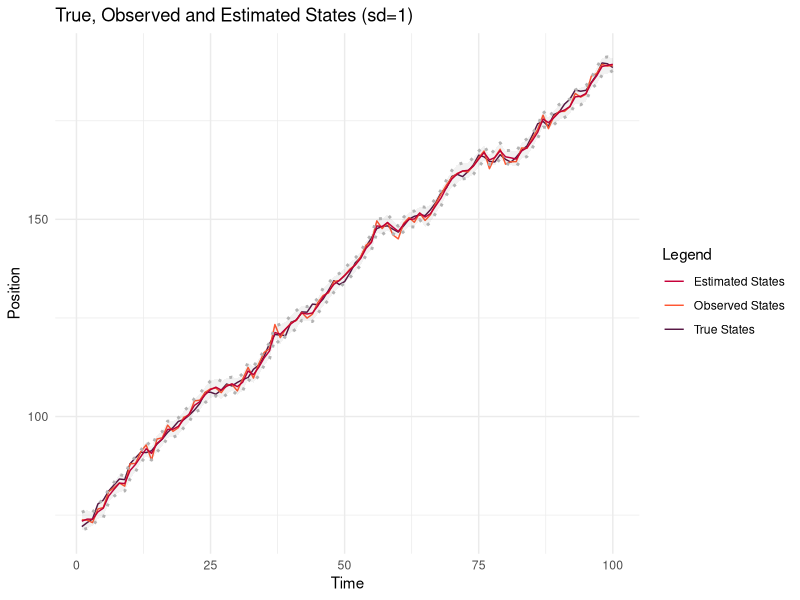
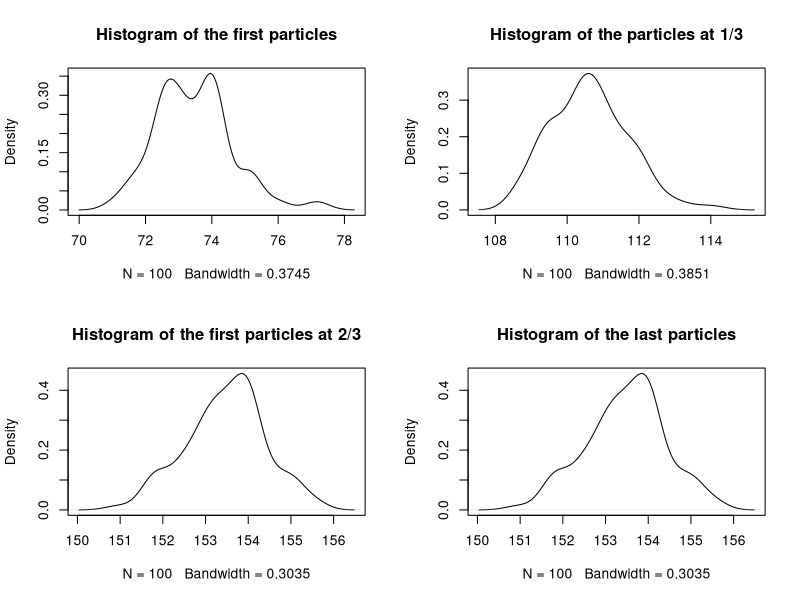
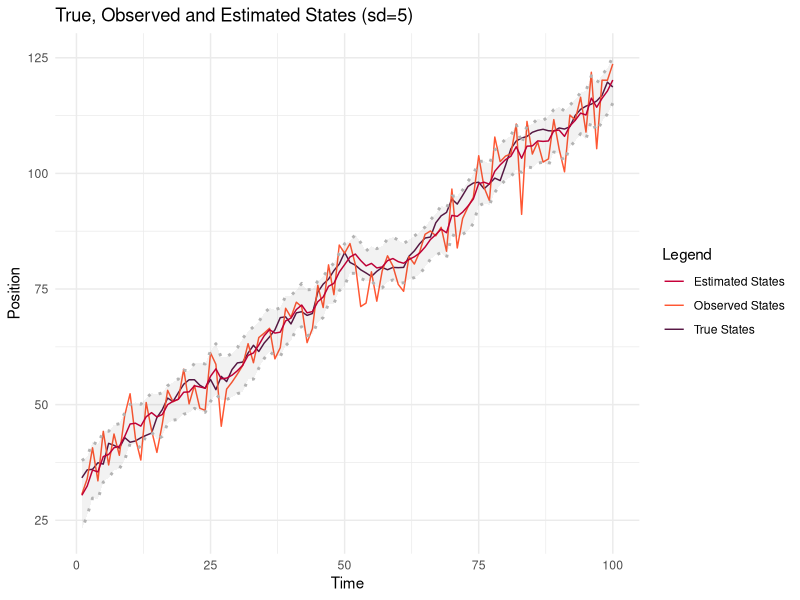
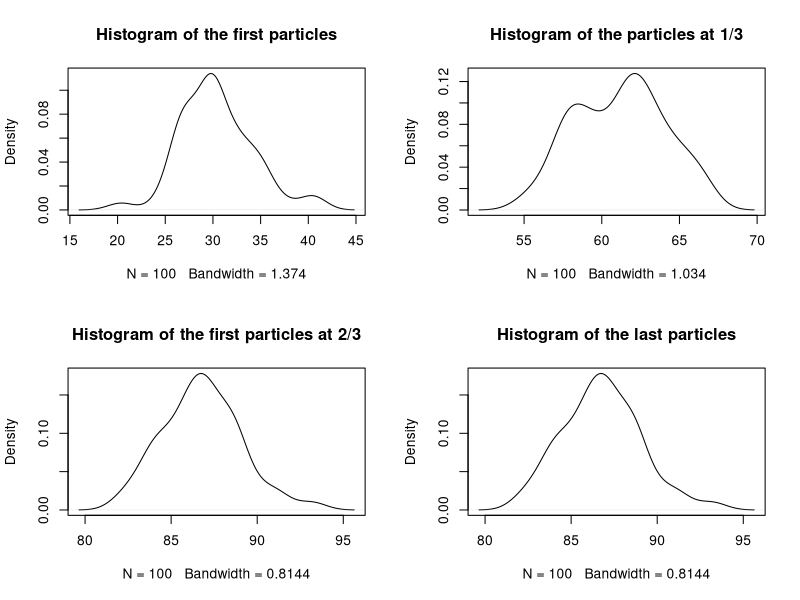
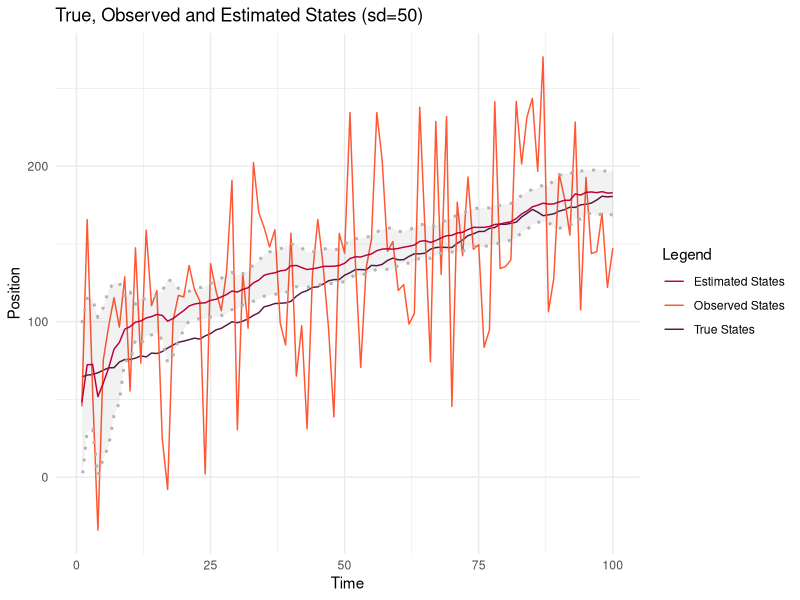
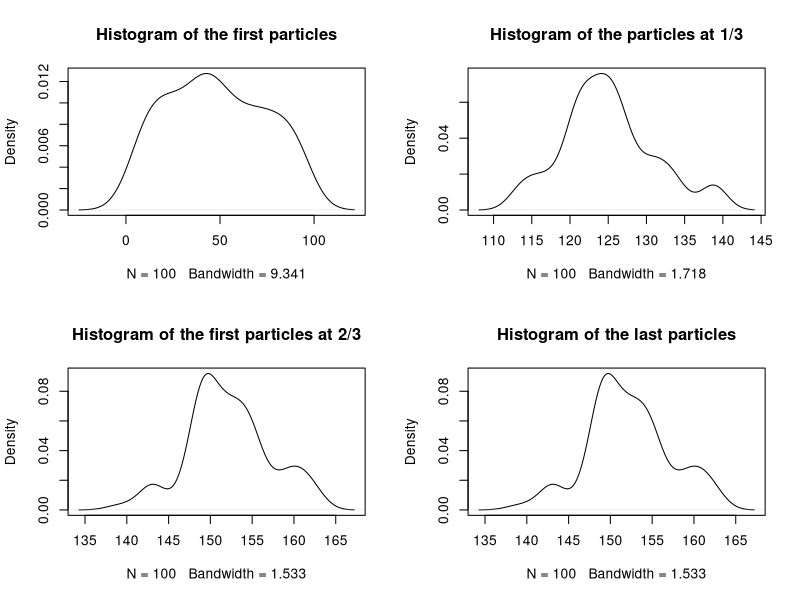
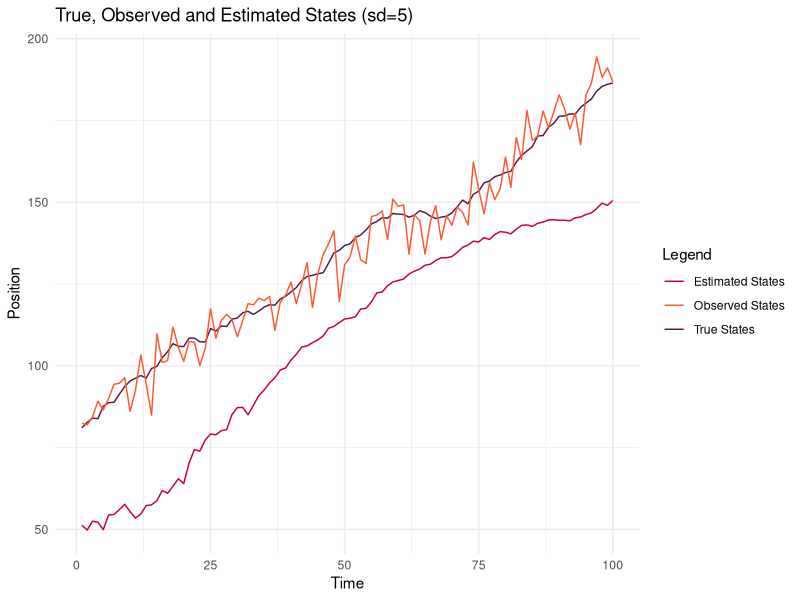
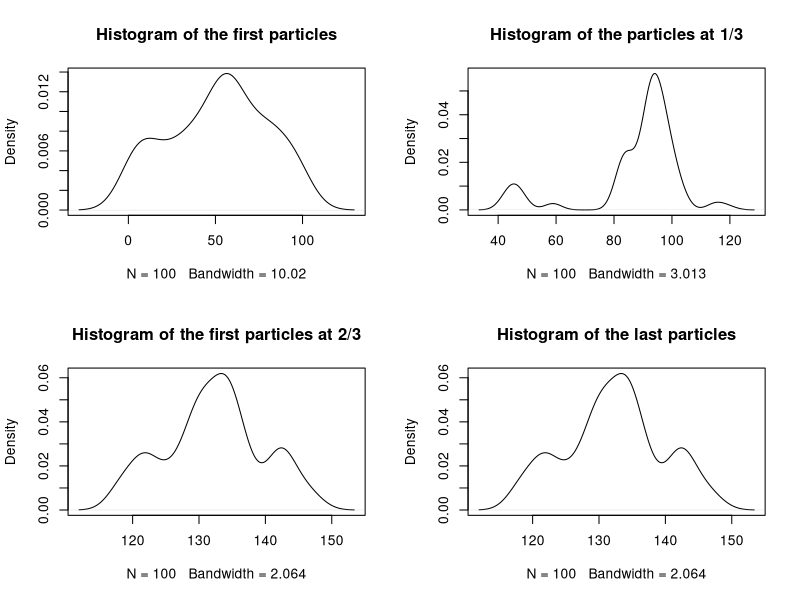

Write the R code that produced these figures, in order.
## ---- chunk 1
library(ggplot2)
knitr::opts_chunk$set(echo = TRUE)
set.seed(12345)
## ---- chunk 2

# Parameter setup
partice_sample_size = 100 # M
iterations = 100 # T

rtransition = function(z_t_1, sd=1) {
  return(rnorm(1, sample(c(0,1,2), size=1)+z_t_1, sd=sd))
}

remission = function(z_t, sd=1) {
  return(rnorm(1, sample(c(-1, 0, 1), size=1)+z_t, sd=sd))
}

demission = function(x_t, z_t, sd=1) {
  return(sum(dnorm(x_t, c(-1, 0, 1)+z_t, sd=sd))/3)
}

rinit = function(n) {
  return(runif(n, 0, 100))
}

sample_observations = function(n, sd_emission=1) {
  # First observation
  states = vector(length = n) # Z
  observations = vector(length = n) # X
  
  states[1] = rinit(1)
  observations[1] = remission(states[1], sd_emission)
  
  for (i in 2:n) {
    states[i] = rtransition(states[i-1])
    observations[i] = remission(states[i], sd_emission)
  }
  
  return(data.frame(states = states, obs = observations))
}

particle_filter = function(observations, T=100, M=100, sd_emission=1, corr=TRUE) {
  
  particle_plot_locations = c(1, round(T/3), round(T/3*2), T)
  
  particle_df = data.frame(matrix(nrow = M, ncol=length(particle_plot_locations)))
  
  X = matrix(nrow = T, ncol = M) # Posterior believe
  X_bar = matrix(nrow = T, ncol = M) # Prior believe
  W = matrix(nrow = T, ncol = M)
  Z = vector(length = T)
  S = vector(length = T)
  
  for (t in 1:T) {
    
    if (t == 1) {
      # Initialization
      X_temp = rinit(M)
      # Prediction
      X_bar[t,] = sapply(X_temp, rtransition)
    }
    else {
      # Prediction
      X_bar[t,] = sapply(X[t-1,], rtransition)
    }
    
    # Importance Weight
    W[t, ] = sapply(X_bar[t,], demission, z_t = observations[t], sd=sd_emission)
    # Normalize
    W[t, ] = W[t, ]/sum(W[t, ])
    # Correction
    if (corr) {
      prob = W[t,]
    }
    else {
      prob = rep(1, length(W[t,]))
    }
    X[t,] = sample(X_bar[t,], M, prob = prob, replace = TRUE)
    # Taken from Bishop
    #Z[t] = as.numeric(W[t, ] %*% X[t, ])
    Z[t] = mean(X[t,])
    S[t] = sd(X[t,])
    
    if (t %in% particle_plot_locations) {
      particle_df[, match(t, particle_plot_locations)] = X[t,]
    }
  }
  
  return(list(X=X, X_bar=X_bar, W=W, Z=Z, S=S, particles=particle_df))
}


## ---- chunk 3

sd_emission = 1

observations = sample_observations(iterations, sd_emission)

res = particle_filter(observations$obs,
                      T = iterations,
                      M = partice_sample_size,
                      sd_emission = sd_emission)

## ---- chunk 4

df = data.frame(time = 1:iterations,
                true_states=observations$states,
                observed_states=observations$obs,
                estimated_states=res$Z,
                deviation=res$S)

ggplot(df) +
  geom_line(aes(x = time, y = true_states, colour = "True States")) +
  geom_line(aes(x = time, y = observed_states, colour = "Observed States")) +
  geom_line(aes(x = time, y = estimated_states, colour = "Estimated States")) +
  geom_ribbon(aes(x = time,
                  ymin = estimated_states - 1.96 * deviation,
                  ymax = estimated_states + 1.96 * deviation), 
                alpha=0.05,
                linetype=3,
                colour="grey70",
                size=1,
                fill="black") +
  labs(title = "True, Observed and Estimated States (sd=1)",
       y = "Position",
       x = "Time", color = "Legend") +
  scale_color_manual(values = c("#C70039", "#FF5733", "#581845")) +
  theme_minimal()

par(mfrow = c(2, 2))
plot(density(res$particles[,1]), main="Histogram of the first particles")
plot(density(res$particles[,2]), main="Histogram of the particles at 1/3")
plot(density(res$particles[,3]), main="Histogram of the first particles at 2/3")
plot(density(res$particles[,3]), main="Histogram of the last particles")

## ---- chunk 5

sd_emission = 5

observations = sample_observations(iterations, sd_emission)

res = particle_filter(observations$obs,
                      T = iterations,
                      M = partice_sample_size,
                      sd_emission = sd_emission)

## ---- chunk 6

df = data.frame(time = 1:iterations,
                true_states=observations$states,
                observed_states=observations$obs,
                estimated_states=res$Z,
                deviation=res$S)

ggplot(df) +
  geom_line(aes(x = time, y = true_states, colour = "True States")) +
  geom_line(aes(x = time, y = observed_states, colour = "Observed States")) +
  geom_line(aes(x = time, y = estimated_states, colour = "Estimated States")) +
  geom_ribbon(aes(x = time,
                  ymin = estimated_states - 1.96 * deviation,
                  ymax = estimated_states + 1.96 * deviation), 
                alpha=0.05,
                linetype=3,
                colour="grey70",
                size=1,
                fill="black") +
  labs(title = "True, Observed and Estimated States (sd=5)",
       y = "Position",
       x = "Time", color = "Legend") +
  scale_color_manual(values = c("#C70039", "#FF5733", "#581845")) +
  theme_minimal()

par(mfrow = c(2, 2))
plot(density(res$particles[,1]), main="Histogram of the first particles")
plot(density(res$particles[,2]), main="Histogram of the particles at 1/3")
plot(density(res$particles[,3]), main="Histogram of the first particles at 2/3")
plot(density(res$particles[,3]), main="Histogram of the last particles")

## ---- chunk 7

sd_emission = 50

observations = sample_observations(iterations, sd_emission)

res = particle_filter(observations$obs,
                      T = iterations,
                      M = partice_sample_size,
                      sd_emission = sd_emission)

## ---- chunk 8

df = data.frame(time = 1:iterations,
                true_states=observations$states,
                observed_states=observations$obs,
                estimated_states=res$Z,
                deviation=res$S)

ggplot(df) +
  geom_line(aes(x = time, y = true_states, colour = "True States")) +
  geom_line(aes(x = time, y = observed_states, colour = "Observed States")) +
  geom_line(aes(x = time, y = estimated_states, colour = "Estimated States")) +
  geom_ribbon(aes(x = time,
                  ymin = estimated_states - 1.96 * deviation,
                  ymax = estimated_states + 1.96 * deviation), 
                alpha=0.05,
                linetype=3,
                colour="grey70",
                size=1,
                fill="black") +
  labs(title = "True, Observed and Estimated States (sd=50)",
       y = "Position",
       x = "Time", color = "Legend") +
  scale_color_manual(values = c("#C70039", "#FF5733", "#581845")) +
  theme_minimal()

par(mfrow = c(2, 2))
plot(density(res$particles[,1]), main="Histogram of the first particles")
plot(density(res$particles[,2]), main="Histogram of the particles at 1/3")
plot(density(res$particles[,3]), main="Histogram of the first particles at 2/3")
plot(density(res$particles[,3]), main="Histogram of the last particles")

## ---- chunk 9

sd_emission = 5

observations = sample_observations(iterations, sd_emission)

res = particle_filter(observations$obs,
                      T = iterations,
                      M = partice_sample_size,
                      sd_emission = sd_emission,
                      corr=FALSE)

## ---- chunk 10

df = data.frame(time = 1:iterations,
                true_states=observations$states,
                observed_states=observations$obs,
                estimated_states=res$Z)

ggplot(df) +
  geom_line(aes(x = time, y = true_states, colour = "True States")) +
  geom_line(aes(x = time, y = observed_states, colour = "Observed States")) +
  geom_line(aes(x = time, y = estimated_states, colour = "Estimated States")) +
  labs(title = "True, Observed and Estimated States (sd=5)",
       y = "Position",
       x = "Time", color = "Legend") +
  scale_color_manual(values = c("#C70039", "#FF5733", "#581845")) +
  theme_minimal()

par(mfrow = c(2, 2))
plot(density(res$particles[,1]), main="Histogram of the first particles")
plot(density(res$particles[,2]), main="Histogram of the particles at 1/3")
plot(density(res$particles[,3]), main="Histogram of the first particles at 2/3")
plot(density(res$particles[,3]), main="Histogram of the last particles")

